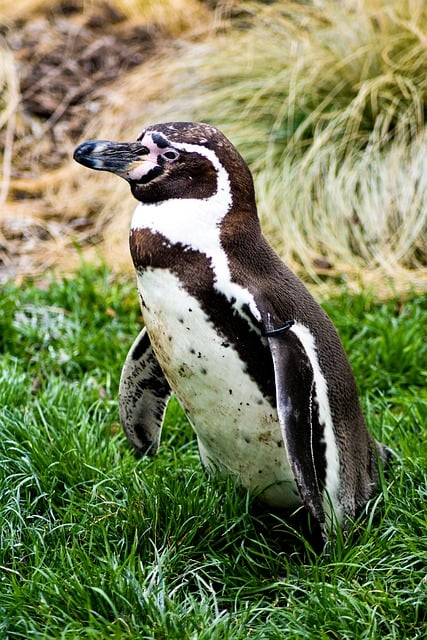
//> input picture c++/opencv/basic/test.jpg, 427 x 640 px
$ ./main   (built with g++ and OpenCV 4)
//> lines starting //> are read from the running program, lines starting //| are printed output that depends on the picture; after the words box and inside, x2 and y2 are one past the last pixel; in counts of white or black regions, pixels touching at a corner belong together
#include <iostream>
#include <opencv2/opencv.hpp>

using namespace cv;
using namespace std;

int main()
{
    Mat img = imread("test.jpg", IMREAD_COLOR);
//> img is the input picture: 640 rows x 427 cols, CV_8UC3; mean B, G, R 86.8, 126.8, 117.3
    if(img.empty())
    {
        cerr << "Can't call image, Check your directory." << endl;
        return -1;
    }

    Mat gray_img;
    cvtColor(img, gray_img, COLOR_BGR2GRAY);
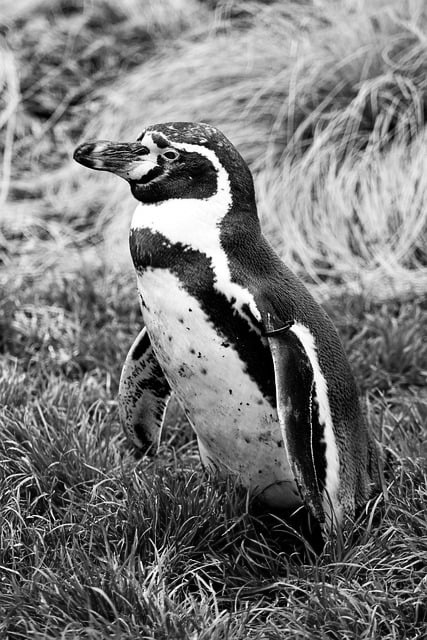
//> gray_img: 640 rows x 427 cols, CV_8UC1; min 0, max 255, mean 119.4

    resize(gray_img, gray_img, Size(200, 200));
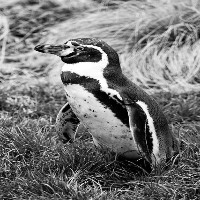
//> gray_img: 200 rows x 200 cols, CV_8UC1; min 0, max 255, mean 119.4
    rectangle(gray_img, Rect(Point(50, 50), Point(150, 150)), Scalar(0, 255, 0), 2, 8, 0);
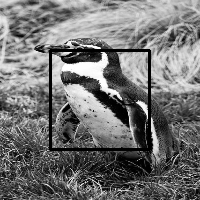
//> gray_img: 200 rows x 200 cols, CV_8UC1; 2.96% of pixels changed, all inside (x1, y1, x2, y2) = (49, 49, 151, 151)

    for(int y = 0; y < gray_img.rows; y++){
        for(int x = 0; x < gray_img.cols; x++){
            uchar &pixel = gray_img.at<uchar>(y,x);

            pixel = 255 - pixel;
        }
    }

    imwrite("gray_test.jpg", gray_img);
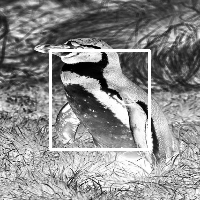
//> saved as gray_test.jpg: 200 rows x 200 cols, CV_8UC1; min 0, max 255, mean 139

    namedWindow("Gray Test Image", WINDOW_AUTOSIZE);
    imshow("Gray Test Image", gray_img);
    waitKey(0);

    return 0;
}
